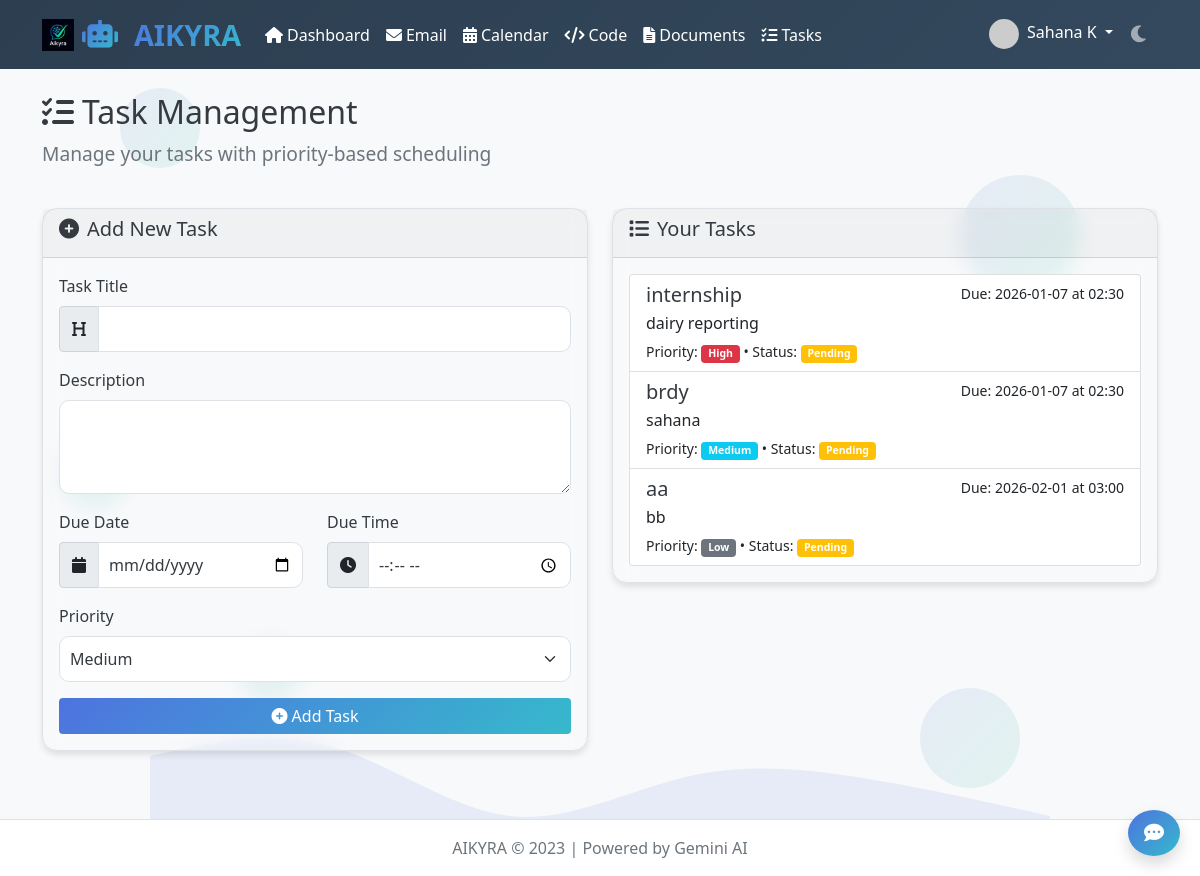
Page /tasks (signed in) on the committed database.
### tables this page shows
CREATE TABLE users
                 (id INTEGER PRIMARY KEY AUTOINCREMENT,
                 username TEXT UNIQUE NOT NULL,
                 email TEXT UNIQUE NOT NULL,
                 password_hash TEXT NOT NULL,
                 profile_pic TEXT DEFAULT 'default.png',
                 dark_mode INTEGER DEFAULT 0,
                 created_at TIMESTAMP DEFAULT CURRENT_TIMESTAMP);

CREATE TABLE tasks
                 (id INTEGER PRIMARY KEY AUTOINCREMENT,
                 user_id INTEGER NOT NULL,
                 title TEXT NOT NULL,
                 description TEXT,
                 due_date DATE,
                 due_time TIME,
                 priority INTEGER DEFAULT 1,
                 status TEXT DEFAULT 'pending',
                 created_at TIMESTAMP DEFAULT CURRENT_TIMESTAMP,
                 hash_code TEXT NOT NULL,
                 FOREIGN KEY (user_id) REFERENCES users (id));

### app.py (the view, shortened to what this page needs)
@app.route('/tasks', methods=['GET', 'POST'])
def task_manager():
    if 'user_id' not in session:
        return redirect(url_for('login'))
    conn = get_db_connection()
    user = conn.execute('SELECT * FROM users WHERE id = ?', (session['user_id'],)).fetchone()
    tasks = conn.execute('SELECT * FROM tasks WHERE user_id = ? ORDER BY priority DESC, due_date, due_time',
                         (session['user_id'],)).fetchall()
    conn.close()
    return render_template('tasks.html', user=user, tasks=tasks, now=datetime.now())

### app.py (called while the page is built)
def get_db_connection():
    conn = sqlite3.connect('instance/app.db')
    conn.row_factory = sqlite3.Row
    return conn

### templates/tasks.html (shortened to what this page needs)
{% extends "base.html" %}
{% block content %}
<div class="row">
    <div class="col-12">
        <h2 class="animate__animated animate__fadeInDown"><i class="fas fa-tasks me-2"></i>Task Management</h2>
        <p class="lead animate__animated animate__fadeIn">Manage your tasks with priority-based scheduling</p>
    </div>
</div>
<div class="row mt-4">
    <div class="col-md-6">
        <div class="card animate__animated animate__fadeInLeft">
            <div class="card-header">
                <h5><i class="fas fa-plus-circle me-2"></i>Add New Task</h5>
            </div>
            <div class="card-body">
                <form method="POST">
                    <div class="mb-3">
                        <label for="title" class="form-label">Task Title</label>
                        <div class="input-group">
                            <span class="input-group-text"><i class="fas fa-heading"></i></span>
                            <input type="text" class="form-control" id="title" name="title" required>
                        </div>
                    </div>
                    <div class="mb-3">
                        <label for="description" class="form-label">Description</label>
                        <textarea class="form-control" id="description" name="description" rows="3"></textarea>
                    </div>
                    <div class="row">
                        <div class="col-md-6">
                            <div class="mb-3">
                                <label for="due_date" class="form-label">Due Date</label>
                                <div class="input-group">
                                    <span class="input-group-text"><i class="fas fa-calendar"></i></span>
                                    <input type="date" class="form-control" id="due_date" name="due_date">
                                </div>
                            </div>
                        </div>
                        <div class="col-md-6">
                            <div class="mb-3">
                                <label for="due_time" class="form-label">Due Time</label>
                                <div class="input-group">
                                    <span class="input-group-text"><i class="fas fa-clock"></i></span>
                                    <input type="time" class="form-control" id="due_time" name="due_time">
                                </div>
                            </div>
                        </div>
                    </div>
                    <div class="mb-3">
                        <label for="priority" class="form-label">Priority</label>
                        <select class="form-select" id="priority" name="priority">
                            <option value="2" selected>Medium</option>
                        </select>
                    </div>
                    <button type="submit" class="btn btn-primary w-100">
                        <i class="fas fa-plus-circle me-1"></i>Add Task
                    </button>
                </form>
            </div>
        </div>
    </div>
    <div class="col-md-6">
        <div class="card animate__animated animate__fadeInRight">
            <div class="card-header">
                <h5><i class="fas fa-list me-2"></i>Your Tasks</h5>
            </div>
            <div class="card-body">
                {% if tasks %}
                <div class="list-group">
                    {% for task in tasks %}
                    <div class="list-group-item">
                        <div class="d-flex w-100 justify-content-between">
                            <h5 class="mb-1">{{ task.title }}</h5>
                            <small>
                                {% if task.due_date %}
                                Due: {{ task.due_date }} {% if task.due_time %}at {{ task.due_time }}{% endif %}
                                {% else %}
                                No due date
                                {% endif %}
                            </small>
                        </div>
                        <p class="mb-1">{{ task.description }}</p>
                        <small>Priority:
                            {% if task.priority == 1 %}
                                <span class="badge bg-secondary">Low</span>
                            {% elif task.priority == 2 %}
                                <span class="badge bg-info">Medium</span>
                            {% else %}
                                <span class="badge bg-danger">High</span>
                            {% endif %}
                            • Status:
                            {% if task.status == 'completed' %}
                                <span class="badge bg-success">Completed</span>
                            {% else %}
                                <span class="badge bg-warning">Pending</span>
                            {% endif %}
                        </small>
                    </div>
                    {% endfor %}
                </div>
                {% else %}
                <div class="text-center py-4">
                    <i class="fas fa-clipboard-list fa-3x text-muted mb-3"></i>
                    <p class="text-muted">No tasks yet. Add a task to get started.</p>
                </div>
                {% endif %}
            </div>
        </div>
    </div>
</div>
{% endblock %}

### templates/base.html (shortened to what this page needs)
<!DOCTYPE html>
<html lang="en" data-theme="{{ 'dark' if session.get('dark_mode', 0) else 'light' }}">
<head>
    <link href="https://cdn.jsdelivr.net/npm/bootstrap@5.1.3/dist/css/bootstrap.min.css" rel="stylesheet">
    <link rel="stylesheet" href="https://cdnjs.cloudflare.com/ajax/libs/font-awesome/6.0.0/css/all.min.css">
    <link rel="stylesheet" href="https://cdnjs.cloudflare.com/ajax/libs/animate.css/4.1.1/animate.min.css">
    <link rel="stylesheet" href="{{ url_for('static', filename='css/style.css') }}">
</head>
<body>
    <div class="background-elements">
        <div class="bubble"></div>
        <div class="bubble"></div>
        <div class="bubble"></div>
    </div>
    <div class="wave-background"></div>
    <nav class="navbar navbar-expand-lg navbar-dark bg-primary">
        <div class="container">
            <a class="navbar-brand" href="{{ url_for('dashboard') }}">
                <div class="logo-container">
                    <img src="{{ url_for('static', filename='images/log.jpeg') }}" alt="AIKYRA Logo" class="logo-img" onerror="this.style.display='none'">
                    <i class="fas fa-robot logo-icon me-2"></i>
                    <span class="logo">AIKYRA</span>
                </div>
            </a>
            <div class="collapse navbar-collapse" id="navbarNav">
                <ul class="navbar-nav me-auto">
                    {% if session.user_id %}
                    <li class="nav-item">
                        <a class="nav-link" href="{{ url_for('dashboard') }}">
                            <i class="fas fa-home me-1"></i>Dashboard
                        </a>
                    </li>
                    <li class="nav-item">
                        <a class="nav-link" href="{{ url_for('email_compose') }}">
                            <i class="fas fa-envelope me-1"></i>Email
                        </a>
                    </li>
                    <li class="nav-item">
                        <a class="nav-link" href="{{ url_for('calendar') }}">
                            <i class="fas fa-calendar-alt me-1"></i>Calendar
                        </a>
                    </li>
                    <li class="nav-item">
                        <a class="nav-link" href="{{ url_for('code_executor') }}">
                            <i class="fas fa-code me-1"></i>Code
                        </a>
                    </li>
                    <li class="nav-item">
                        <a class="nav-link" href="{{ url_for('document_processor') }}">
                            <i class="fas fa-file-alt me-1"></i>Documents
                        </a>
                    </li>
                    <li class="nav-item">
                        <a class="nav-link" href="{{ url_for('task_manager') }}">
                            <i class="fas fa-tasks me-1"></i>Tasks
                        </a>
                    </li>
                    {% endif %}
                </ul>
                <ul class="navbar-nav">
                    {% if session.user_id %}
                    <li class="nav-item dropdown">
                        <a class="nav-link dropdown-toggle" href="#" id="navbarDropdown" role="button" data-bs-toggle="dropdown">
                            <img src="{{ url_for('static', filename='images/profile_pics/' + user.profile_pic) }}" class="rounded-circle me-1" width="30" height="30" onerror="this.src='https://ui-avatars.com/api/?name={{ user.username }}&background=random'">
                            {{ session.username }}
                        </a>
                    </li>
                    <li class="nav-item">
                        <button class="btn btn-link nav-link theme-toggle" type="button">
                            <i class="fas {{ 'fa-sun' if session.get('dark_mode', 0) else 'fa-moon' }}"></i>
                        </button>
                    </li>
                    {% endif %}
                </ul>
            </div>
        </div>
    </nav>
    <div class="container mt-4">
        {% block content %}{% endblock %}
    </div>
    {% if session.user_id %}
    <div class="chatbot-icon">
        <a href="{{ url_for('chatbot') }}" class="btn btn-primary btn-lg rounded-circle shadow">
            <i class="fas fa-comment-dots"></i>
        </a>
    </div>
    {% endif %}
    <footer class="footer mt-5 py-3">
        <div class="container text-center">
            <span class="text-muted">AIKYRA &copy; 2023 | Powered by Gemini AI</span>
        </div>
    </footer>
</body>
</html>

### static/css/style.css (style rules this page uses)
:root { --primary-color: #4e73df; --secondary-color: #6c757d; --success-color: #1cc88a; --info-color: #36b9cc; --warning-color: #f6c23e; --danger-color: #e74a3b; --light-bg: #f8f9fa; --dark-bg: #343a40; --light-text: #f8f9fa; --dark-text: #343a40; }
[data-theme="light"] { --bg-color: var(--light-bg); --text-color: var(--dark-text); --card-bg: #ffffff; --border-color: #dee2e6; }
body { background-color: var(--bg-color); color: var(--text-color); font-family: 'Segoe UI', Tahoma, Geneva, Verdana, sans-serif; min-height: 100vh; display: flex; flex-direction: column; transition: background-color 0.3s ease, color 0.3s ease; position: relative; overflow-x: hidden; }
.navbar { background: linear-gradient(135deg, #2c3e50, #34495e) !important; color: #ffffff !important; }
.navbar a { color: #ffffff !important; }
.navbar-brand { font-weight: bold; font-size: 1.5rem; color: #ffffff !important; }
.background-elements { position: fixed; top: 0; left: 0; width: 100%; height: 100%; z-index: -1; overflow: hidden; }
.bubble { position: absolute; border-radius: 50%; background: linear-gradient(135deg, rgba(78, 115, 223, 0.1), rgba(28, 200, 138, 0.1)); animation: float 15s infinite ease-in-out; }
.bubble:nth-child(1) { width: 80px; height: 80px; top: 10%; left: 10%; animation-delay: 0s; }
.bubble:nth-child(2) { width: 120px; height: 120px; top: 20%; right: 10%; animation-delay: 2s; }
.bubble:nth-child(4) { width: 100px; height: 100px; bottom: 10%; right: 15%; animation-delay: 6s; }
.wave-background { position: fixed; bottom: 0; left: 0; width: 100%; height: 200px; background-image: var(--bg-image); background-size: 100% 200px; background-repeat: no-repeat; z-index: -1; }
.logo { font-weight: bold; font-size: 1.8rem; background: linear-gradient(135deg, #4e73df, #36b9cc); -webkit-background-clip: text; -webkit-text-fill-color: transparent; animation: pulse-glow 3s infinite ease-in-out; }
.logo-icon { font-size: 1.8rem; background: linear-gradient(135deg, #4e73df, #36b9cc); -webkit-background-clip: text; -webkit-text-fill-color: transparent; animation: pulse-glow 3s infinite ease-in-out; }
.card { box-shadow: 0 4px 6px rgba(0, 0, 0, 0.1); border: 1px solid var(--border-color); border-radius: 15px; transition: transform 0.3s ease, box-shadow 0.3s ease; background-color: var(--card-bg); color: var(--text-color); margin-bottom: 20px; backdrop-filter: blur(10px); background: rgba(var(--card-bg-rgb), 0.8); }
.chatbot-icon { position: fixed; bottom: 20px; right: 20px; z-index: 1000; }
.btn-primary { background: linear-gradient(135deg, #4e73df, #36b9cc); border: none; transition: all 0.3s ease; }
.form-control, .form-select { border-radius: 10px; padding: 10px; background-color: var(--card-bg); color: var(--text-color); border: 1px solid var(--border-color); }
h1, h2, h3, h4, h5, h6 { color: var(--text-color); }
.lead { font-size: 1.2rem; color: var(--secondary-color); }
.footer { margin-top: auto; padding: 20px 0; background-color: var(--card-bg); text-align: center; border-top: 1px solid var(--border-color); }
.theme-toggle { font-size: 1.2rem; }

### templates/base.html (style rules this page uses)
.logo-container { display: flex; align-items: center; gap: 8px; }
.logo-img { height: 32px; width: auto; }

### rows in the picture
users: username "Sahana K"
tasks: title "internship", due_date "2026-01-07", due_time "02:30", description "dairy reporting", priority "High", status "Pending"
tasks: title "brdy", due_date "2026-01-07", due_time "02:30", description "sahana", priority "Medium", status "Pending"
tasks: title "aa", due_date "2026-02-01", due_time "03:00", description "bb", priority "Low", status "Pending"
